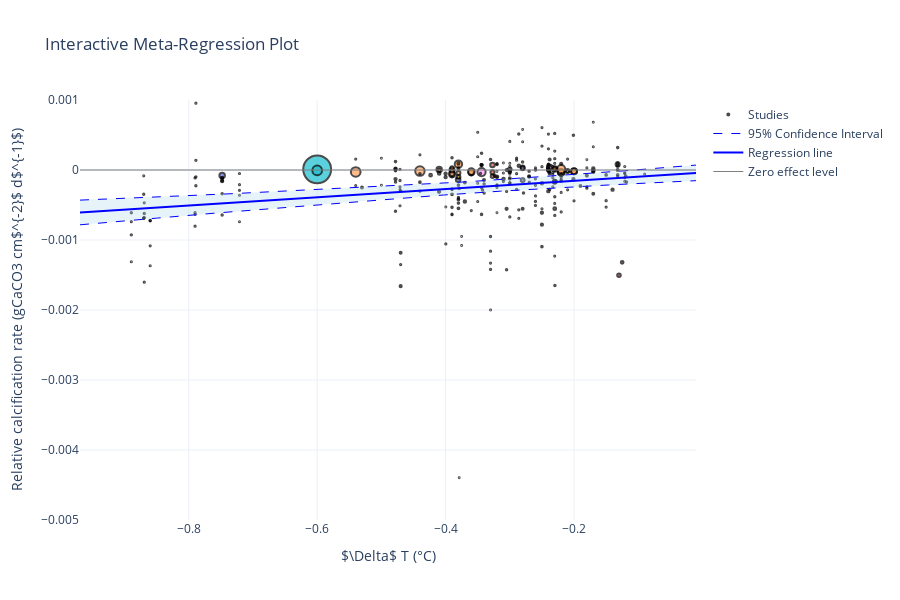

Source (notebook cell):
### Code cell
# Generate the interactive plot
fig = plotting.meta_regplot_plotly(
    model=ph_model, 
    mod_pos=0,  # Position of the moderator
    doi_list=working_df.doi,  # List of DOIs for coloring and hover info
    pi=False,
    xlab="$\\Delta$ T (°C)", 
    ylab="Relative calcification rate (gCaCO3 cm$^{-2}$ d$^{-1}$)",
    title="Interactive Meta-Regression Plot",
    point_size="seinv",
    ylim=(-0.005, 0.001),
)

# Display the plot
fig.show()

### Figure 1 — Plotly figure (JSON) as saved in the notebook; plotly's stock layout.template omitted (floating-point values rounded to 4 significant figures; data arrays with more than 128 entries replaced by an {"elided": "..."} marker saying what was removed)
{"data": [{"hoverinfo": "text", "marker": {"color": {"elided": "546 str values"}, "line": {"color": "black", "width": 2}, "size": {"elided": "300 float values"}}, "mode": "markers", "name": "Studies", "text": {"elided": "300 str values"}, "type": "scatter", "x": {"elided": "300 float values"}, "y": {"elided": "300 float values"}}, {"fill": "toself", "fillcolor": "rgba(173, 216, 230, 0.3)", "hoverinfo": "skip", "line": {"color": "rgba(255,255,255,0)"}, "name": "95% Confidence Interval", "showlegend": false, "type": "scatter", "x": {"elided": "2000 float values"}, "y": {"elided": "2000 float values"}}, {"hoverinfo": "skip", "line": {"color": "blue", "dash": "dash", "width": 1}, "mode": "lines", "name": "95% Confidence Interval", "showlegend": true, "type": "scatter", "x": {"elided": "1000 float values"}, "y": {"elided": "1000 float values"}}, {"hoverinfo": "skip", "line": {"color": "blue", "dash": "dash", "width": 1}, "mode": "lines", "showlegend": false, "type": "scatter", "x": {"elided": "1000 float values"}, "y": {"elided": "1000 float values"}}, {"line": {"color": "blue", "width": 2}, "mode": "lines", "name": "Regression line", "type": "scatter", "x": {"elided": "1000 float values"}, "y": {"elided": "1000 float values"}}, {"line": {"color": "gray", "width": 1}, "mode": "lines", "name": "Zero effect level", "type": "scatter", "x": [-0.9694, -0.01004], "y": [0, 0]}], "layout": {"height": 600, "hovermode": "closest", "title": {"text": "Interactive Meta-Regression Plot"}, "width": 900, "xaxis": {"range": [-0.9694, -0.01004], "title": {"text": "$\\Delta$ T (°C)"}}, "yaxis": {"range": [-0.005, 0.001], "title": {"text": "Relative calcification rate (gCaCO3 cm$^{-2}$ d$^{-1}$)"}}}}
